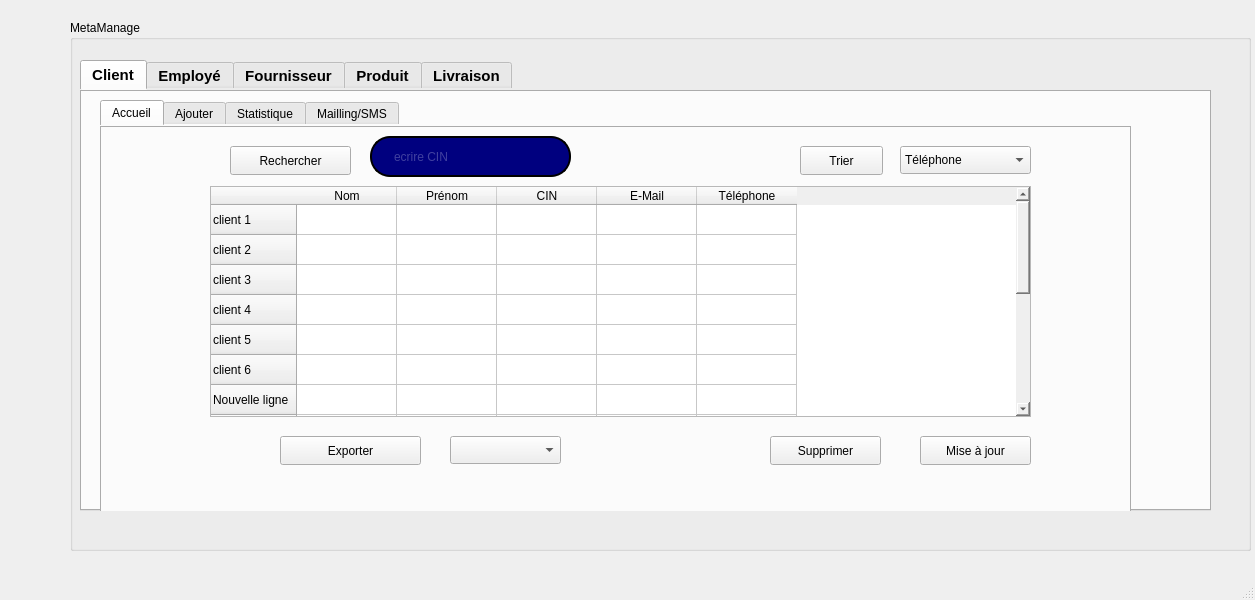
<?xml version="1.0" encoding="UTF-8"?>
<ui version="4.0">
 <class>MainWindow</class>
 <widget class="QMainWindow" name="MainWindow">
  <property name="geometry">
   <rect>
    <x>0</x>
    <y>0</y>
    <width>1255</width>
    <height>600</height>
   </rect>
  </property>
  <property name="windowTitle">
   <string>MainWindow</string>
  </property>
  <widget class="QWidget" name="centralwidget">
   <widget class="QGroupBox" name="groupBox">
    <property name="geometry">
     <rect>
      <x>70</x>
      <y>20</y>
      <width>1181</width>
      <height>531</height>
     </rect>
    </property>
    <property name="title">
     <string>MetaManage</string>
    </property>
    <widget class="QLabel" name="label">
     <property name="geometry">
      <rect>
       <x>0</x>
       <y>20</y>
       <width>1181</width>
       <height>511</height>
      </rect>
     </property>
     <property name="styleSheet">
      <string notr="true">background-image: url(:/res/interf.jpg);</string>
     </property>
     <property name="text">
      <string/>
     </property>
    </widget>
    <widget class="QTabWidget" name="tabWidget">
     <property name="geometry">
      <rect>
       <x>10</x>
       <y>40</y>
       <width>1131</width>
       <height>451</height>
      </rect>
     </property>
     <property name="minimumSize">
      <size>
       <width>1131</width>
       <height>0</height>
      </size>
     </property>
     <property name="maximumSize">
      <size>
       <width>1131</width>
       <height>451</height>
      </size>
     </property>
     <property name="baseSize">
      <size>
       <width>12</width>
       <height>20</height>
      </size>
     </property>
     <property name="font">
      <font>
       <family>Segoe UI</family>
       <pointsize>11</pointsize>
       <italic>false</italic>
       <bold>true</bold>
      </font>
     </property>
     <property name="cursor">
      <cursorShape>ArrowCursor</cursorShape>
     </property>
     <property name="mouseTracking">
      <bool>false</bool>
     </property>
     <property name="tabletTracking">
      <bool>false</bool>
     </property>
     <property name="focusPolicy">
      <enum>Qt::TabFocus</enum>
     </property>
     <property name="autoFillBackground">
      <bool>false</bool>
     </property>
     <property name="styleSheet">
      <string notr="true">font: 700 11pt &quot;Segoe UI&quot;;
border-color: rgb(84, 255, 90);</string>
     </property>
     <property name="currentIndex">
      <number>0</number>
     </property>
     <widget class="QWidget" name="tab_5">
      <attribute name="title">
       <string>Client</string>
      </attribute>
      <widget class="QTabWidget" name="tabWidget_2">
       <property name="geometry">
        <rect>
         <x>20</x>
         <y>10</y>
         <width>1031</width>
         <height>421</height>
        </rect>
       </property>
       <property name="currentIndex">
        <number>0</number>
       </property>
       <widget class="QWidget" name="tab_16">
        <attribute name="title">
         <string>Accueil</string>
        </attribute>
        <widget class="QTableWidget" name="tableWidget">
         <property name="geometry">
          <rect>
           <x>110</x>
           <y>60</y>
           <width>821</width>
           <height>231</height>
          </rect>
         </property>
         <row>
          <property name="text">
           <string>client 1</string>
          </property>
         </row>
         <row>
          <property name="text">
           <string>client 2 </string>
          </property>
         </row>
         <row>
          <property name="text">
           <string>client 3</string>
          </property>
         </row>
         <row>
          <property name="text">
           <string>client 4</string>
          </property>
         </row>
         <row>
          <property name="text">
           <string>client 5</string>
          </property>
         </row>
         <row>
          <property name="text">
           <string>client 6</string>
          </property>
         </row>
         <row>
          <property name="text">
           <string>Nouvelle ligne</string>
          </property>
         </row>
         <row>
          <property name="text">
           <string>Nouvelle ligne</string>
          </property>
         </row>
         <row>
          <property name="text">
           <string>Nouvelle ligne</string>
          </property>
         </row>
         <row>
          <property name="text">
           <string>Nouvelle ligne</string>
          </property>
         </row>
         <row>
          <property name="text">
           <string>Nouvelle ligne</string>
          </property>
         </row>
         <row>
          <property name="text">
           <string>Nouvelle ligne</string>
          </property>
         </row>
         <row>
          <property name="text">
           <string>Nouvelle ligne</string>
          </property>
         </row>
         <row>
          <property name="text">
           <string>Nouvelle ligne</string>
          </property>
         </row>
         <row>
          <property name="text">
           <string>Nouvelle ligne</string>
          </property>
         </row>
         <column>
          <property name="text">
           <string>Nom</string>
          </property>
         </column>
         <column>
          <property name="text">
           <string>Prénom</string>
          </property>
         </column>
         <column>
          <property name="text">
           <string>CIN</string>
          </property>
         </column>
         <column>
          <property name="text">
           <string>E-Mail</string>
          </property>
         </column>
         <column>
          <property name="text">
           <string>Téléphone</string>
          </property>
         </column>
         <item row="0" column="3">
          <property name="text">
           <string/>
          </property>
         </item>
        </widget>
        <widget class="QPushButton" name="pushButton">
         <property name="geometry">
          <rect>
           <x>180</x>
           <y>310</y>
           <width>141</width>
           <height>29</height>
          </rect>
         </property>
         <property name="text">
          <string>Exporter</string>
         </property>
        </widget>
        <widget class="QPushButton" name="pushButton_3">
         <property name="geometry">
          <rect>
           <x>670</x>
           <y>310</y>
           <width>111</width>
           <height>29</height>
          </rect>
         </property>
         <property name="text">
          <string>Supprimer</string>
         </property>
        </widget>
        <widget class="QPushButton" name="pushButton_4">
         <property name="geometry">
          <rect>
           <x>700</x>
           <y>20</y>
           <width>83</width>
           <height>29</height>
          </rect>
         </property>
         <property name="text">
          <string>Trier</string>
         </property>
        </widget>
        <widget class="QPushButton" name="pushButton_5">
         <property name="geometry">
          <rect>
           <x>820</x>
           <y>310</y>
           <width>111</width>
           <height>29</height>
          </rect>
         </property>
         <property name="text">
          <string>Mise à jour</string>
         </property>
        </widget>
        <widget class="QPushButton" name="pushButton_6">
         <property name="geometry">
          <rect>
           <x>130</x>
           <y>20</y>
           <width>121</width>
           <height>29</height>
          </rect>
         </property>
         <property name="text">
          <string>Rechercher</string>
         </property>
        </widget>
        <widget class="QLineEdit" name="lineEdit_3">
         <property name="geometry">
          <rect>
           <x>270</x>
           <y>10</y>
           <width>201</width>
           <height>41</height>
          </rect>
         </property>
         <property name="styleSheet">
          <string notr="true">QLineEdit {
    border: 2px solid rgb(0, 0, 0);
    border-radius: 20px;
    color: rgba(255, 255, 255, 0.5); /* Texte avec 50% de transparence */
    padding-left: 20px;
    padding-right: 20px;
    background-color:rgb(0, 0, 127);
}

QLineEdit:hover {
    border: 2px solid rgb(48, 50, 62);
}

QLineEdit:focus {
    border: 2px solid rgb(255, 85, 255);
    background-color: rgb(255, 214, 119);
}
</string>
         </property>
         <property name="text">
          <string/>
         </property>
         <property name="placeholderText">
          <string>ecrire CIN</string>
         </property>
        </widget>
        <widget class="QComboBox" name="comboBox">
         <property name="geometry">
          <rect>
           <x>800</x>
           <y>20</y>
           <width>131</width>
           <height>28</height>
          </rect>
         </property>
         <item>
          <property name="text">
           <string>Téléphone</string>
          </property>
         </item>
         <item>
          <property name="text">
           <string>CIN</string>
          </property>
         </item>
        </widget>
        <widget class="QComboBox" name="comboBox_2">
         <property name="geometry">
          <rect>
           <x>350</x>
           <y>310</y>
           <width>111</width>
           <height>28</height>
          </rect>
         </property>
        </widget>
       </widget>
       <widget class="QWidget" name="tab">
        <attribute name="title">
         <string>Ajouter</string>
        </attribute>
        <widget class="QGroupBox" name="groupBox_3">
         <property name="geometry">
          <rect>
           <x>330</x>
           <y>20</y>
           <width>241</width>
           <height>291</height>
          </rect>
         </property>
         <property name="title">
          <string/>
         </property>
         <widget class="QLineEdit" name="lineEdit_2">
          <property name="geometry">
           <rect>
            <x>20</x>
            <y>20</y>
            <width>211</width>
            <height>40</height>
           </rect>
          </property>
          <property name="styleSheet">
           <string notr="true">QLineEdit {
    border: 2px solid rgb(0, 0, 0);
    border-radius: 20px;
    color: rgba(255, 255, 255, 0.5); /* Texte avec 50% de transparence */
    padding-left: 20px;
    padding-right: 20px;
    background-color:rgb(0, 0, 127);
}

QLineEdit:hover {
    border: 2px solid rgb(48, 50, 62);
}

QLineEdit:focus {
    border: 2px solid rgb(255, 85, 255);
    background-color: rgb(255, 214, 119);
}
</string>
          </property>
          <property name="text">
           <string/>
          </property>
          <property name="placeholderText">
           <string>Nom</string>
          </property>
         </widget>
         <widget class="QLineEdit" name="lineEdit_CIN">
          <property name="geometry">
           <rect>
            <x>20</x>
            <y>140</y>
            <width>211</width>
            <height>40</height>
           </rect>
          </property>
          <property name="styleSheet">
           <string notr="true">QLineEdit {
    border: 2px solid rgb(0, 0, 0);
    border-radius: 20px;
    color: rgba(255, 255, 255, 0.5); /* Texte avec 50% de transparence */
    padding-left: 20px;
    padding-right: 20px;
    background-color:rgb(0, 0, 127);
}

QLineEdit:hover {
    border: 2px solid rgb(48, 50, 62);
}

QLineEdit:focus {
    border: 2px solid rgb(255, 85, 255);
    background-color: rgb(255, 214, 119);
}
</string>
          </property>
          <property name="text">
           <string/>
          </property>
          <property name="placeholderText">
           <string>CIN</string>
          </property>
         </widget>
         <widget class="QLineEdit" name="lineEdit_8">
          <property name="geometry">
           <rect>
            <x>20</x>
            <y>190</y>
            <width>211</width>
            <height>40</height>
           </rect>
          </property>
          <property name="styleSheet">
           <string notr="true">QLineEdit {
    border: 2px solid rgb(0, 0, 0);
    border-radius: 20px;
    color: rgba(255, 255, 255, 0.5); /* Texte avec 50% de transparence */
    padding-left: 20px;
    padding-right: 20px;
    background-color:rgb(0, 0, 127);
}

QLineEdit:hover {
    border: 2px solid rgb(48, 50, 62);
}

QLineEdit:focus {
    border: 2px solid rgb(255, 85, 255);
    background-color: rgb(255, 214, 119);
}
</string>
          </property>
          <property name="text">
           <string/>
          </property>
          <property name="placeholderText">
           <string>E-Mail</string>
          </property>
         </widget>
         <widget class="QLineEdit" name="lineEdit_9">
          <property name="geometry">
           <rect>
            <x>20</x>
            <y>240</y>
            <width>211</width>
            <height>40</height>
           </rect>
          </property>
          <property name="styleSheet">
           <string notr="true">QLineEdit {
    border: 2px solid rgb(0, 0, 0);
    border-radius: 20px;
    color: rgba(255, 255, 255, 0.5); /* Texte avec 50% de transparence */
    padding-left: 20px;
    padding-right: 20px;
    background-color:rgb(0, 0, 127);
}

QLineEdit:hover {
    border: 2px solid rgb(48, 50, 62);
}

QLineEdit:focus {
    border: 2px solid rgb(255, 85, 255);
    background-color: rgb(255, 214, 119);
}
</string>
          </property>
          <property name="text">
           <string/>
          </property>
          <property name="placeholderText">
           <string>Téléphone</string>
          </property>
         </widget>
         <widget class="QLineEdit" name="lineEdit_10">
          <property name="geometry">
           <rect>
            <x>20</x>
            <y>80</y>
            <width>211</width>
            <height>40</height>
           </rect>
          </property>
          <property name="styleSheet">
           <string notr="true">QLineEdit {
    border: 2px solid rgb(0, 0, 0);
    border-radius: 20px;
    color: rgba(255, 255, 255, 0.5); /* Texte avec 50% de transparence */
    padding-left: 20px;
    padding-right: 20px;
    background-color:rgb(0, 0, 127);
}

QLineEdit:hover {
    border: 2px solid rgb(48, 50, 62);
}

QLineEdit:focus {
    border: 2px solid rgb(255, 85, 255);
    background-color: rgb(255, 214, 119);
}
</string>
          </property>
          <property name="text">
           <string/>
          </property>
          <property name="placeholderText">
           <string>Prénom</string>
          </property>
         </widget>
        </widget>
        <widget class="QPushButton" name="pushButtonajouter">
         <property name="geometry">
          <rect>
           <x>400</x>
           <y>320</y>
           <width>83</width>
           <height>29</height>
          </rect>
         </property>
         <property name="text">
          <string>Ajouter</string>
         </property>
        </widget>
       </widget>
       <widget class="QWidget" name="tab_17">
        <attribute name="title">
         <string>Statistique</string>
        </attribute>
       </widget>
       <widget class="QWidget" name="tab_18">
        <attribute name="title">
         <string>Mailling/SMS</string>
        </attribute>
       </widget>
      </widget>
     </widget>
     <widget class="QWidget" name="tab_10">
      <attribute name="title">
       <string>Employé</string>
      </attribute>
     </widget>
     <widget class="QWidget" name="tab_11">
      <attribute name="title">
       <string>Fournisseur</string>
      </attribute>
     </widget>
     <widget class="QWidget" name="tab_12">
      <attribute name="title">
       <string>Produit</string>
      </attribute>
     </widget>
     <widget class="QWidget" name="tab_13">
      <attribute name="title">
       <string>Livraison</string>
      </attribute>
     </widget>
    </widget>
   </widget>
  </widget>
  <widget class="QMenuBar" name="menubar">
   <property name="geometry">
    <rect>
     <x>0</x>
     <y>0</y>
     <width>1255</width>
     <height>25</height>
    </rect>
   </property>
  </widget>
  <widget class="QStatusBar" name="statusbar"/>
 </widget>
 <resources/>
 <connections/>
</ui>
